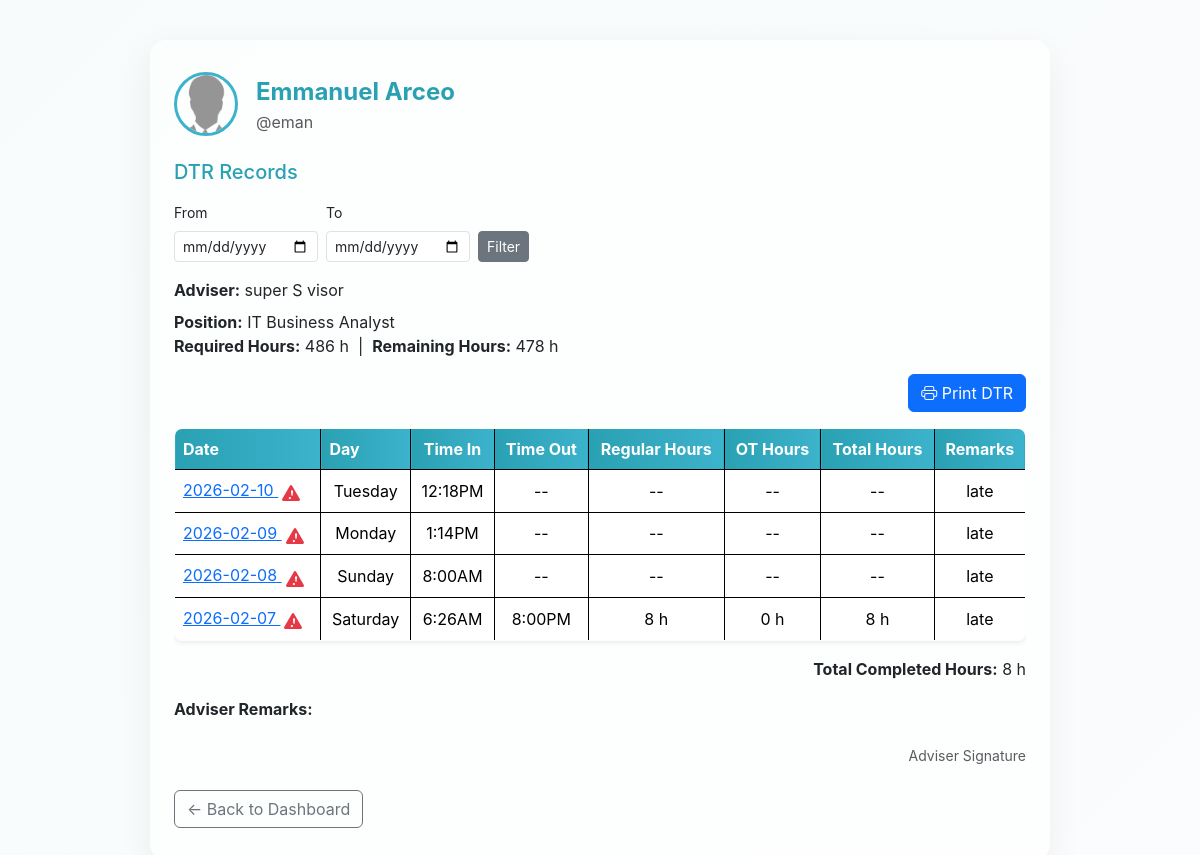
The page /admin/dtrview.php?user_id=4 (signed in) on the database as committed earlier.
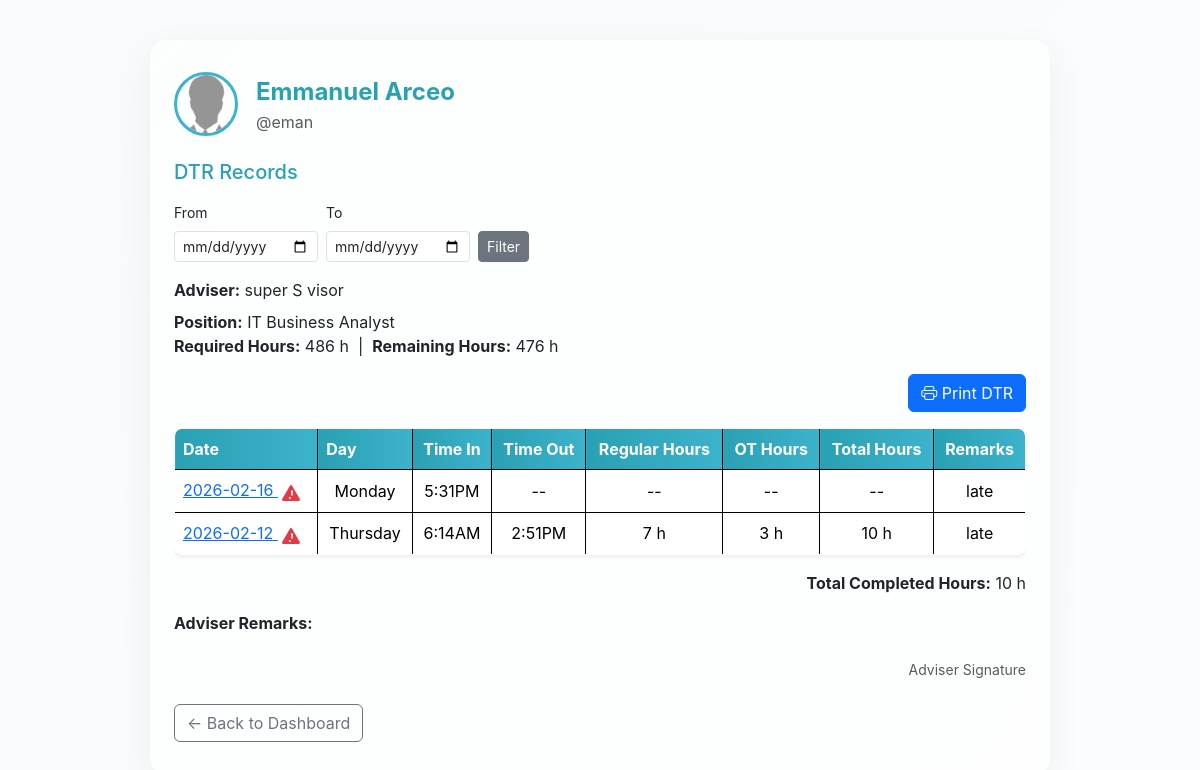
The same page on the database as committed later.
### tables this page shows
CREATE TABLE `users` (
  `id` int(11) NOT NULL,
  `username` varchar(50) NOT NULL,
  `email` varchar(100) NOT NULL,
  `password` varchar(255) NOT NULL,
  `role` enum('super_admin','admin','ojt') NOT NULL,
  `fname` varchar(50) DEFAULT NULL,
  `mname` varchar(225) DEFAULT NULL,
  `lname` varchar(50) DEFAULT NULL,
  `position` varchar(100) DEFAULT NULL,
  `age` int(11) DEFAULT NULL,
  `mobile` varchar(15) DEFAULT NULL,
  `school_org` varchar(100) DEFAULT NULL,
  `full_name` varchar(100) DEFAULT NULL,
  `bio` varchar(255) DEFAULT NULL,
  `profile_img` varchar(255) DEFAULT NULL,
  `adviser_id` int(11) DEFAULT NULL,
  `status` enum('active','restricted') NOT NULL DEFAULT 'active',
  `face_descriptor` text DEFAULT NULL
);

CREATE TABLE `ojt_requirements` (
  `user_id` int(11) NOT NULL,
  `required_hours` decimal(5,2) NOT NULL
);

CREATE TABLE `ojt_records` (
  `id` int(11) NOT NULL,
  `user_id` int(11) NOT NULL,
  `date` date NOT NULL,
  `time_in` time NOT NULL,
  `time_out` time NOT NULL,
  `ot_hours` decimal(4,2) DEFAULT 0.00,
  `remarks` varchar(255) DEFAULT NULL,
  `time_in_policy` time DEFAULT NULL,
  `time_out_policy` time DEFAULT NULL,
  `lunch_start` time DEFAULT NULL,
  `lunch_end` time DEFAULT NULL,
  `selfie` varchar(255) DEFAULT NULL,
  `ot_approved` tinyint(1) NOT NULL DEFAULT 0,
  `selfie_verified` tinyint(1) DEFAULT 0
);

### admin/dtrview.php (the view, shortened to what this page needs)
<?php
include '../db.php';
$ojt_id = isset($_GET['user_id']) ? intval($_GET['user_id']) : 0;
$from_date = isset($_GET['from']) ? $_GET['from'] : '';
$to_date   = isset($_GET['to']) ? $_GET['to'] : '';
$stmt = $oat->prepare("SELECT * FROM users WHERE id = ?");
$stmt->bind_param("i", $ojt_id);
$stmt->execute();
$ojt = $stmt->get_result()->fetch_assoc();
$avatar = '../uploads/noimg.png';
$avatar_src = htmlspecialchars($avatar . '?t=' . time());
$avatar_alt = htmlspecialchars(trim(($ojt['fname'] ?? '') . ' ' . ($ojt['lname'] ?? '')));
$sql = "SELECT id, date, time_in, time_out, remarks, time_in_policy, time_out_policy, ot_hours, lunch_start, lunch_end, selfie_verified FROM ojt_records WHERE user_id = ?";
$params = [$ojt_id];
$types = "i";
$sql .= " ORDER BY date DESC";
$stmt = $oat->prepare($sql);
$stmt->bind_param($types, ...$params);
$stmt->execute();
$dtr_query = $stmt->get_result();
$records = [];
if ($dtr_query) {
    $records = $dtr_query->fetch_all(MYSQLI_ASSOC);
}
$stmt2 = $oat->prepare("SELECT required_hours FROM ojt_requirements WHERE user_id = ? LIMIT 1");
$stmt2->bind_param("i", $ojt_id);
$stmt2->execute();
$reqrow = $stmt2->get_result()->fetch_assoc();
$required_hours = $reqrow ? (float)$reqrow['required_hours'] : 0;
$adviser = null;
if (!empty($ojt['adviser_id'])) {
    $stmt3 = $oat->prepare("SELECT fname, mname, lname, position FROM users WHERE id = ? LIMIT 1");
    $stmt3->bind_param("i", $ojt['adviser_id']);
    $stmt3->execute();
    $adviser = $stmt3->get_result()->fetch_assoc();
}
$total_hours = 0;
foreach ($records as $row) {
    $result = calculate_session_hours($row, $row['time_in_policy'], $row['time_out_policy'], $row['lunch_start'], $row['lunch_end'], $ojt_id, $oat);
    $total_hours += $result['total'];
}
$remaining_hours = max(0, $required_hours - $total_hours);
function calculate_session_hours($row, $user_policy_time_in, $user_policy_time_out, $user_lunch_start, $user_lunch_end, $user_id, $oat) {
    if (empty($row['time_in']) || $row['time_in'] === '00:00:00' || empty($row['time_out']) || $row['time_out'] === '00:00:00') {
        return ['regular' => 0, 'ot' => 0, 'total' => 0];
    }
    $time_in = strtotime($row['time_in']);
    $time_out = strtotime($row['time_out']);
    $policy_in_time = strtotime(date('Y-m-d', $time_in) . ' ' . $user_policy_time_in);
    $policy_out_time = strtotime(date('Y-m-d', $time_in) . ' ' . $user_policy_time_out);
    $policy_duration = $policy_out_time - $policy_in_time;
    $lateness = $time_in - $policy_in_time;
    if ($lateness >= 3600) {
        $count_start = strtotime(date('Y-m-d H:00:00', $time_in) . ' +1 hour');
    } else {
        $count_start = $time_in;
    }
    $regular_end = $count_start + $policy_duration;
    $reg_hours = min($time_out, $regular_end) - $count_start;
    $reg_hours = $reg_hours / 3600;
    $lunch_start = strtotime(date('Y-m-d', $count_start) . ' ' . ($row['lunch_start'] ?? $user_lunch_start));
    $lunch_end = strtotime(date('Y-m-d', $count_start) . ' ' . ($row['lunch_end'] ?? $user_lunch_end));
    $overlap = max(0, min($time_out, $lunch_end) - max($count_start, $lunch_start));
    $reg_hours -= $overlap / 3600;
    $ot_hours = (float)($row['ot_hours'] ?? 0);
    $total_hours = max(0, max(0, $reg_hours) + $ot_hours);
    return ['regular' => max(0, $reg_hours), 'ot' => $ot_hours, 'total' => $total_hours];
}
if (!function_exists('format_time')) {
    function format_time($t) {
        if (empty($t) || $t === '00:00:00') return '--';
        $ts = strtotime($t);
        return $ts ? date('g:iA', $ts) : '--';
    }
}
?>
<!DOCTYPE html>
<html lang="en">
<head>
    <link href="https://cdn.jsdelivr.net/npm/bootstrap@5.3.2/dist/css/bootstrap.min.css" rel="stylesheet">
    <link href="https://cdn.jsdelivr.net/npm/bootstrap-icons@1.11.1/font/bootstrap-icons.css" rel="stylesheet">
</head>
<body>
    <div class="glass">
        <div class="d-flex align-items-center mb-4">
            <img src="<?= $avatar_src ?>" class="profile-img" alt="<?= $avatar_alt ?>">
            <div>
                <div class="dtr-title"><?= htmlspecialchars($ojt['fname'] . ' ' . $ojt['lname']) ?></div>
                <div class="text-muted">@<?= htmlspecialchars($ojt['username']) ?></div>
            </div>
        </div>
        <h5 class="mb-3" style="color:#2aa0b3;">DTR Records</h5>
        <form method="get" class="row g-2 mb-3">
            <div class="col-auto">
                <label for="from" class="form-label small">From</label>
                <input type="date" id="from" name="from" class="form-control form-control-sm" value="<?= htmlspecialchars($from_date) ?>">
            </div>
            <div class="col-auto">
                <label for="to" class="form-label small">To</label>
                <input type="date" id="to" name="to" class="form-control form-control-sm" value="<?= htmlspecialchars($to_date) ?>">
            </div>
            <div class="col-auto align-self-end">
                <button type="submit" class="btn btn-sm btn-secondary">Filter</button>
            </div>
        </form>
        <?php if ($adviser): ?>
            <div class="mb-2">
                <strong>Adviser:</strong> <?= htmlspecialchars(trim($adviser['fname'].' '.$adviser['mname'].' '.$adviser['lname'])) ?>
            </div>
            <div><strong>Position:</strong> <?= htmlspecialchars($ojt['position']) ?></div>
        <?php endif; ?>
        <?php if ($required_hours > 0): ?>
            <div class="mb-3">
                <strong>Required Hours:</strong> <?= number_format($required_hours) ?> h
                &nbsp;|&nbsp;
                <strong>Remaining Hours:</strong> <?= ceil(number_format($remaining_hours,2)) ?> h
            </div>
        <?php endif; ?>
        <div class="mb-3 text-end">
            <button class="btn btn-primary" onclick="window.print()">
                <i class="bi bi-printer"></i> Print DTR
            </button>
        </div>
        <div class="table-responsive">
            <table class="table align-middle rounded-3 overflow-hidden shadow-sm" style="border:1px solid #000; width:100%; border-collapse:collapse;">
                <thead>
                    <tr>
                        <th>Date</th>
                        <th>Day</th>
                        <th class="text-center">Time In</th>
                        <th class="text-center">Time Out</th>
                        <th class="text-center">Regular Hours</th>
                        <th class="text-center">OT Hours</th>
                        <th class="text-center">Total Hours</th>
                        <th class="text-center">Remarks</th>
                    </tr>
                </thead>
                <tbody>
                    <?php if (!empty($records)): ?>
                        <?php foreach ($records as $row): ?>
                            <tr>
                                <td>
                                    <?php if (!empty($row['id'])): ?>
                                        <a href="verifydtr.php?id=<?= (int)$row['id'] ?>" class="text-decoration-underline">
                                            <?= htmlspecialchars($row['date']) ?>
                                        </a>
                                    <?php else: ?>
                                        <?= htmlspecialchars($row['date']) ?>
                                    <?php endif; ?>
                                    <?php if (empty($row['selfie_verified']) || $row['selfie_verified'] != 1): ?>
                                        <span title="Selfie not verified" style="color:#e63946; margin-left:4px; vertical-align:middle;">
                                        </span>
                                    <?php endif; ?>
                                </td>
                                <td class="text-center"><?= htmlspecialchars(date('l', strtotime($row['date']))) ?></td>
                                <td class="text-center"><?= format_time($row['time_in']) ?></td>
                                <td class="text-center"><?= format_time($row['time_out']) ?></td>
                                <td class="text-center">
                                    <?php
                                    if ($row['time_in'] && $row['time_out'] && $row['time_out'] !== '00:00:00') {
                                        $result = calculate_session_hours($row, $row['time_in_policy'], $row['time_out_policy'], $row['lunch_start'], $row['lunch_end'], $ojt_id, $oat);
                                        echo floor($result['regular']) . ' h';
                                    } else {
                                        echo '--';
                                    }
                                    ?>
                                </td>
                                <td class="text-center">
                                    <?php
                                    if ($row['time_in'] && $row['time_out'] && $row['time_out'] !== '00:00:00') {
                                        $result = calculate_session_hours($row, $row['time_in_policy'], $row['time_out_policy'], $row['lunch_start'], $row['lunch_end'], $ojt_id, $oat);
                                        echo $result['ot'] . ' h';
                                    } else {
                                        echo '--';
                                    }
                                    ?>
                                </td>
                                <td class="text-center">
                                    <?php
                                    if ($row['time_in'] && $row['time_out'] && $row['time_out'] !== '00:00:00') {
                                        $result = calculate_session_hours($row, $row['time_in_policy'], $row['time_out_policy'], $row['lunch_start'], $row['lunch_end'], $ojt_id, $oat);
                                        echo floor($result['total']) . ' h';
                                    } else {
                                        echo '--';
                                    }
                                    ?>
                                </td>
                                <td class="text-center">
                                    <?= htmlspecialchars($row['remarks'] ?? '--') ?>
                                </td>
                            </tr>
                        <?php endforeach; ?>
                    <?php else: ?>
                        <tr>
                            <td colspan="8" class="text-center text-muted py-4">No DTR records found.</td>
                        </tr>
                    <?php endif; ?>
                </tbody>
            </table>
        </div>
        <?php if ($total_hours > 0): ?>
            <div class="mb-3 text-end">
                <strong>Total Completed Hours:</strong> <?= floor($total_hours) ?> h
            </div>
        <?php endif; ?>
        <div class="mb-4">
            <strong>Adviser Remarks:</strong>
        </div>
        <div class="signature-block">
            <p class="small text-muted text-end">Adviser Signature</p>
        </div>
        <div class="mt-4">
            <a href="admin.php" class="btn btn-outline-secondary">&larr; Back to Dashboard</a>
        </div>
    </div>
</body>
</html>

### admin/dtrview.php (style rules this page uses)
body { background: linear-gradient(135deg, #f7fbfb 0%, #fbfcfd 100%); font-family: "Inter", system-ui, -apple-system, "Segoe UI", Roboto, Arial; }
.glass { background: rgba(255,255,255,0.7); border-radius: 16px; box-shadow: 0 12px 36px rgba(15,23,42,0.06); max-width: 900px; margin: 40px auto; padding: 32px 24px; }
.profile-img { width: 64px; height: 64px; border-radius: 50%; object-fit: cover; border: 3px solid #3CB3CC; margin-right: 18px; }
.dtr-title { font-size: 1.5rem; font-weight: 700; color: #2aa0b3; }
.table thead th { background: linear-gradient(90deg, #2aa0b3, #3CB3CC); color: #fff; border: 1px solid #000; }
.table { width:100%; border-collapse:collapse; }
.table td, .table th { vertical-align: middle; border: 1px solid #000; }

Rows that differ between the two databases and show on the page:
removed ojt_records: date "2026-02-10", selfie_verified 0 (drawn), date "Tuesday", time_in "12:18PM", time_out "--", remarks "late"
removed ojt_records: date "2026-02-09", selfie_verified 0 (drawn), date "Monday", time_in "1:14PM", time_out "--", remarks "late"
removed ojt_records: date "2026-02-08", selfie_verified 0 (drawn), date "Sunday", time_in "8:00AM", time_out "--", remarks "late"
removed ojt_records: date "2026-02-07", selfie_verified 0 (drawn), date "Saturday", time_in "6:26AM", time_out "8:00PM", regular "8", ot "0", total "8", remarks "late", ot_hours "8"
computed for ojt_requirements: required_hours "478" → "476"
added ojt_records: date "2026-02-16", selfie_verified 0 (drawn), date "Monday", time_in "5:31PM", time_out "--", remarks "late"
added ojt_records: date "2026-02-12", selfie_verified 0 (drawn), date "Thursday", time_in "6:14AM", time_out "2:51PM", regular "7", ot "3", total "10", remarks "late", ot_hours "10"
